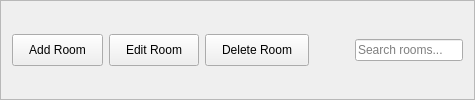
             <widget class="QFrame" name="roomActionsFrame">
              <property name="frameShape">
               <enum>QFrame::Shape::StyledPanel</enum>
              </property>
              <property name="frameShadow">
               <enum>QFrame::Shadow::Raised</enum>
              </property>
              <layout class="QHBoxLayout" name="horizontalLayout_11">
               <item>
                <widget class="QPushButton" name="addRoomBtn">
                 <property name="styleSheet">
                  <string notr="true">padding: 8px 16px;</string>
                 </property>
                 <property name="text">
                  <string>Add Room</string>
                 </property>
                </widget>
               </item>
               <item>
                <widget class="QPushButton" name="editRoomBtn">
                 <property name="styleSheet">
                  <string notr="true">padding: 8px 16px;</string>
                 </property>
                 <property name="text">
                  <string>Edit Room</string>
                 </property>
                </widget>
               </item>
               <item>
                <widget class="QPushButton" name="deleteRoomBtn">
                 <property name="styleSheet">
                  <string notr="true">padding: 8px 16px;</string>
                 </property>
                 <property name="text">
                  <string>Delete Room</string>
                 </property>
                </widget>
               </item>
               <item>
                <spacer name="horizontalSpacer_9">
                 <property name="orientation">
                  <enum>Qt::Orientation::Horizontal</enum>
                 </property>
                 <property name="sizeHint" stdset="0">
                  <size>
                   <width>40</width>
                   <height>20</height>
                  </size>
                 </property>
                </spacer>
               </item>
               <item>
                <widget class="QLineEdit" name="roomSearchBox">
                 <property name="placeholderText">
                  <string>Search rooms...</string>
                 </property>
                </widget>
               </item>
              </layout>
             </widget>
